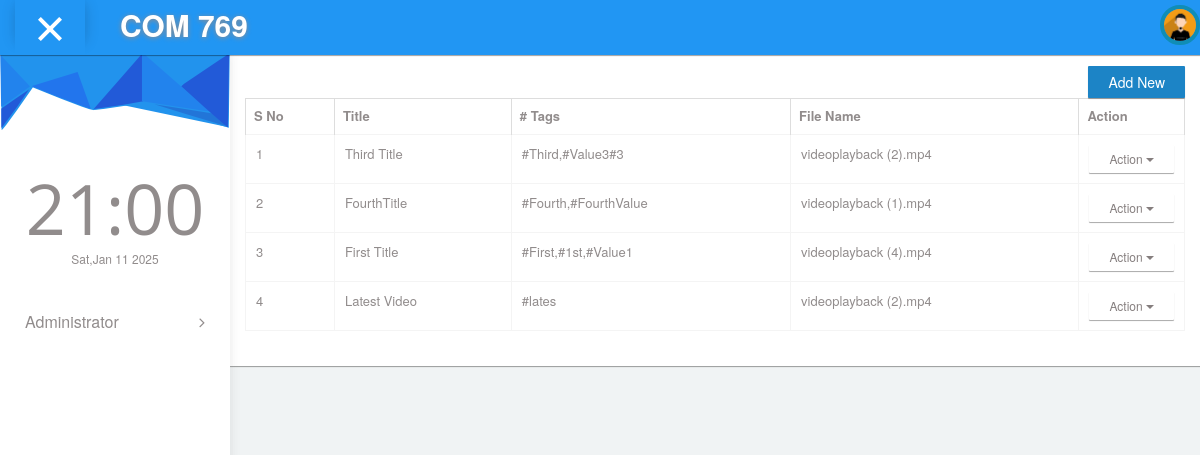
Screenshot of /panel/index.php?Loc=VidList with the database file from the repository.
### tables this page shows
CREATE TABLE `videos_list` (
  `Vid_ID` int(11) NOT NULL,
  `Vid_Source` varchar(1012) NOT NULL,
  `Vid_Title` varchar(1012) NOT NULL,
  `Vid_Tags` text NOT NULL
);

### panel/api/apis.php (called while the page is built, shortened)
<?php
class MysqliDb
{
    public static $prefix = '';
    protected $_mysqli;
    protected $_query;
    protected $_queryOptions = array();
    protected $_orderBy = array();
    protected $_groupBy = array();
    protected $host;
    protected $_username;
    protected $_password;
    protected $db;
    protected $port;
    protected $charset;
    public $returnType = 'array';
    protected $_nestJoin = false;
    private $_tableName = '';
    protected $_mapKey = null;
    public function __construct($host = null, $username = null, $password = null, $db = null, $port = null, $charset = 'utf8')
    {
        $isSubQuery = false;
        if (is_object($host)) {
            $this->_mysqli = $host;
        } else {
            $this->host = $host;
        }
        $this->_username = $username;
        $this->_password = $password;
        $this->db = $db;
        $this->port = $port;
        $this->charset = $charset;
    }
    public function connect()
    {
        $this->_mysqli = new mysqli($this->host, $this->_username, $this->_password, $this->db, $this->port);
        if ($this->charset) {
            $this->_mysqli->set_charset($this->charset);
        }
    }
    public function mysqli()
    {
        return $this->_mysqli;
    }
    protected function reset()
    {
        $this->_orderBy = array();
        $this->_groupBy = array();
        $this->_query = null;
        $this->_queryOptions = array();
        $this->returnType = 'array';
        $this->_nestJoin = false;
        $this->_tableName = '';
        $this->_mapKey = null;
    }
    public function get($tableName, $numRows = null, $columns = '*')
    {
        $column = is_array($columns) ? implode(', ', $columns) : $columns;
        if (strpos($tableName, '.') === false) {
            $this->_tableName = self::$prefix . $tableName;
        } else {
            $this->_tableName = $tableName;
        }
        $this->_query = 'SELECT ' . implode(' ', $this->_queryOptions) . ' ' .
            $column . " FROM " . $this->_tableName;
        $stmt = $this->_buildQuery($numRows);
        $stmt->execute();
        $res = $this->_dynamicBindResults($stmt);
        return $res;
    }
    protected function _buildQuery($numRows = null, $tableData = null)
    {
        $stmt = $this->_prepareQuery();
        return $stmt;
    }
    protected function _dynamicBindResults(mysqli_stmt $stmt)
    {
        $parameters = array();
        $results = array();
        $mysqlLongType = 252;
        $shouldStoreResult = false;
        $meta = $stmt->result_metadata();
        $row = array();
        while ($field = $meta->fetch_field()) {
            if ($field->type == $mysqlLongType) {
                $shouldStoreResult = true;
            }
            if ($this->_nestJoin && $field->table != $this->_tableName) {
                $field->table = substr($field->table, strlen(self::$prefix));
                $row[$field->table][$field->name] = null;
                $parameters[] = & $row[$field->table][$field->name];
            } else {
                $row[$field->name] = null;
                $parameters[] = & $row[$field->name];
            }
        }
        if ($shouldStoreResult) {
            $stmt->store_result();
        }
        call_user_func_array(array($stmt, 'bind_result'), $parameters);
        while ($stmt->fetch()) {
            if ($this->returnType == 'object') {
                $result = new stdClass ();
                foreach ($row as $key => $val) {
                    if (is_array($val)) {
                        $result->$key = new stdClass ();
                        foreach ($val as $k => $v) {
                            $result->$key->$k = $v;
                        }
                    } else {
                        $result->$key = $val;
                    }
                }
            } else {
                $result = array();
                foreach ($row as $key => $val) {
                    if (is_array($val)) {
                        foreach ($val as $k => $v) {
                            $result[$key][$k] = $v;
                        }
                    } else {
                        $result[$key] = $val;
                    }
                }
            }
            if ($this->_mapKey) {
                $results[$row[$this->_mapKey]] = count($row) > 2 ? $result : end($result);
            } else {
                array_push($results, $result);
            }
        }
        return $results;
    }
    protected function _buildCondition($operator, &$conditions)
    {
        if (empty($conditions)) {
            return;
        }
        $this->_query .= ' ' . $operator;
    }
    protected function _buildGroupBy()
    {
        if (empty($this->_groupBy)) {
            return;
        }
        $this->_query .= " GROUP BY ";
        $this->_query = rtrim($this->_query, ', ') . " ";
    }
    protected function _buildOrderBy()
    {
        if (empty($this->_orderBy)) {
            return;
        }
        $this->_query .= " ORDER BY ";
        $this->_query = rtrim($this->_query, ', ') . " ";
    }
    protected function _prepareQuery()
    {
        if (!$stmt = $this->mysqli()->prepare($this->_query)) {
            $msg = $this->mysqli()->error . " query: " . $this->_query;
            $num = $this->mysqli()->errno;
            $this->reset();
            throw new Exception($msg, $num);
        }
        return $stmt;
    }
    protected function replacePlaceHolders($str, $vals)
    {
        $newStr = "";
        $newStr .= $str;
        return $newStr;
    }
}

### panel/connection.php (called while the page is built)
<?php
    include_once 'api/apis.php';
    $db = new MysqliDb ('localhost', 'root', '12345678910', 'assignments4');
    ?>

### panel/VidList.php (the view, shortened to what this page needs)
<?php
include_once('connection.php');
$listdata = $db->get("videos_list");
?>
<section class="content">
    <div class="row">
        <div class="col-xs-12">
            <div class="box">
                <div class="box-body">
<a href="index.php?Loc=AddNewVideo"
    class="btn btn-primary pull-right">
        Add New </a>
                    <table id="data" class="table table-bordered table-hover">
                        <thead>
                            <tr>
                                <th>S No</th>
                                <th>Title</th>
                                 <th># Tags</th>
                                 <th>File Name</th>
                                <th>Action</th>
                            </tr>
                        </thead>
                        <tbody>
                            <?php
							$i=0;
							foreach($listdata as $val) {
								$i = $i+1;
                            ?>
                            <tr>
                                <td><?=$i?></td>
                                <td><?=$val['Vid_Title'] ?></td>
                                <td><?=$val['Vid_Tags'] ?></td>
                                <td><?=$val['Vid_Source'] ?></td>
                                 <td class="col-md-1"><div class="btn-group">
            <button typ e="button" class="btn btn-default btn-sm dropdown-toggle" data-toggle="dropdown"> Action <span class="caret"></span> </button>
        </div></td>
                            </tr>
                            <?php }?>
                        </tbody>
                    </table>
                </div>
            </div>
        </div>
    </div>
</section>

### panel/index.php (shortened to what this page needs)
<?php
include_once('connection.php');
$mUserName = '';
$Loc = "";
if (isset($_GET['Loc']))
    $Loc = $_GET['Loc'];
if ($Loc != '') {
  $sPage = $Loc.'.php';
} else {
    $sPage = 'Frontpage.php';
}
?>
<!DOCTYPE html>
<html lang="en">
<head>
    <link rel="stylesheet" type="text/css" href="asset/css/bootstrap.min.css">
  <link rel="stylesheet" href="plugins/datepicker/datepicker3.css">
      <link rel="stylesheet" type="text/css" href="asset/css/plugins/font-awesome.min.css"/>
        <link rel="stylesheet" type="text/css" href="asset/css/plugins/datatables.bootstrap.min.css"/>
      <link rel="stylesheet" type="text/css" href="asset/css/plugins/simple-line-icons.css"/>
      <link rel="stylesheet" type="text/css" href="asset/css/plugins/animate.min.css"/>
	<link href="asset/css/style.css" rel="stylesheet">
  </head>
 <body id="mimin" class="dashboard">
        <nav class="navbar navbar-default header navbar-fixed-top">
          <div class="col-md-12 nav-wrapper">
            <div class="navbar-header" style="width:100%;">
              <div class="opener-left-menu is-open clr">
                <span class="bottom"></span>
              </div>
                <a href="index.php" class="navbar-brand">
                 <b>COM 769</b>
                </a>
              <ul class="nav navbar-nav navbar-right user-nav">
                <li class="user-name"><span><?=$mUserName?></span></li>
                  <li class="dropdown avatar-dropdown">
                   <img src="asset/img/avatar.jpg" class="img-circle avatar" alt="user name" data-toggle="dropdown" aria-haspopup="true" aria-expanded="true"/>
                </li>
              </ul>
            </div>
          </div>
        </nav>
      <div class="container-fluid mimin-wrapper">
<?php require_once("sidebar.php"); ?>
            <div id="content">
                <div class="panel">
                  <div class="panel-body">
                    <?php
                include_once $sPage;
                ?>
            </div>
        </div>
      </div>
    </div>
  </body>
</html>

### panel/sidebar.php (shortened to what this page needs)
<div id="left-menu">
             <div class="sub-left-menu scroll">
               <ul class="nav nav-list">
                   <li><div class="left-bg"></div></li>
                   <li class="time">
                     <h1 class="animated fadeInLeft">21:00</h1>
                     <p class="animated fadeInRight">Sat,Jan 11 2025</p>
                   </li>
                   <li class="ripple">
                     <a class="tree-toggle nav-header"><span class="user-plus"></span> Administrator
                       <span class="fa-angle-right fa right-arrow text-right"></span>
                     </a>
                   </li>
 <br>
 <br>
 <br>
 <br>
                 </ul>
               </div>
           </div>

### panel/index.php (style rules this page uses)
.navbar { background-color: navy-blue !important; }
.clr { background-color: navy-blue !important; }

### rows the page displays
videos_list: Vid_Title "Third Title", Vid_Tags "#Third,#Value3#3", Vid_Source "videoplayback (2).mp4"
videos_list: Vid_Title "FourthTitle", Vid_Tags "#Fourth,#FourthValue", Vid_Source "videoplayback (1).mp4"
videos_list: Vid_Title "First Title", Vid_Tags "#First,#1st,#Value1", Vid_Source "videoplayback (4).mp4"
videos_list: Vid_Title "Latest Video", Vid_Tags "#lates", Vid_Source "videoplayback (2).mp4"
